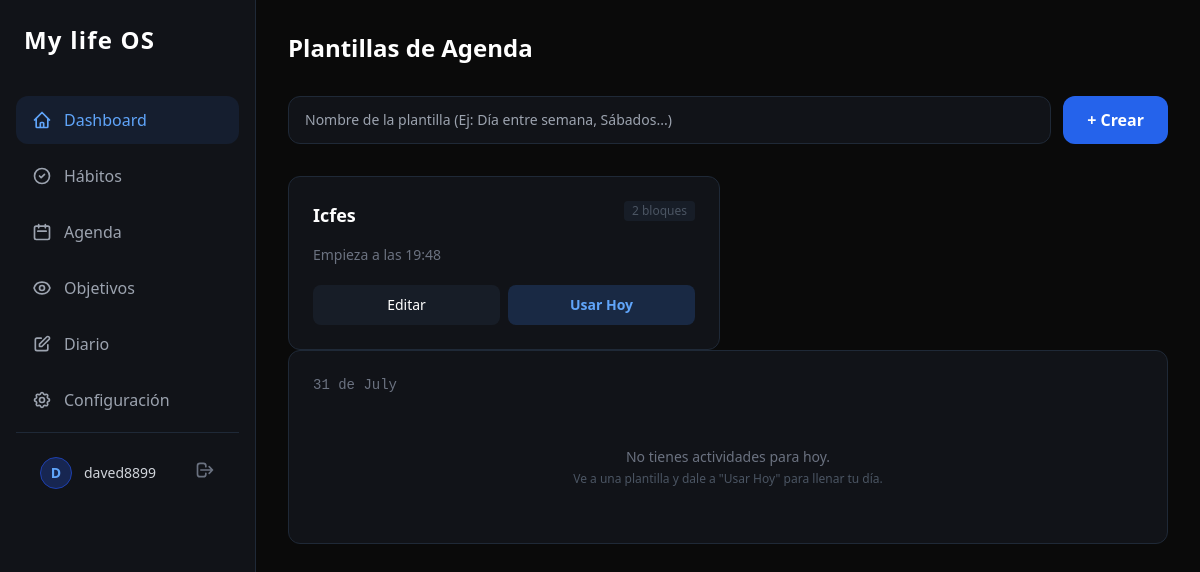
The page /agenda/ (signed in) on the database its author committed.
### core/models.py (models this page shows, shortened)
class ScheduleTemplate(models.Model):
    user = models.ForeignKey(User, on_delete=models.CASCADE)
    name = models.CharField(max_length=100, verbose_name="Nombre de la plantilla")

class TimeBlock(models.Model):
    template = models.ForeignKey(ScheduleTemplate, on_delete=models.CASCADE, related_name='blocks', null= True, blank = True)
    title = models.CharField(max_length=100, verbose_name="Título")
    start_time = models.TimeField(verbose_name="Hora de inicio")
    end_time = models.TimeField(verbose_name="Hora de fin")
    color_class = models.CharField(max_length=50, default='bg-blue-900/20 border-blue-800/50 text-blue-400')
    class Meta:
        ordering = ['start_time']

### core/views.py (the view)
# urls.py: path('agenda/', views.agenda_page, name='agenda'),
@login_required
def agenda_page(request):
    templates = ScheduleTemplate.objects.filter(user=request.user)
    today = date.today()
    today_events = Event.objects.filter(user=request.user, date=today).order_by('start_time')
    return render(request, 'core/agenda.html', {
        'templates': templates,
        'today': today,
        'today_events': today_events
    })

### core/templates/core/agenda.html (shortened to what this page needs)
{% extends 'core/base.html' %}
{% block content %}
<div class="max-w-4xl mx-auto">
    <div class="flex items-center justify-between mb-8">
        <h1 class="text-2xl font-bold text-white">Plantillas de Agenda</h1>
    </div>
    <form action="{% url 'create_template' %}" method="POST" class="flex gap-3 mb-8">
        <input type="text" name="name" required placeholder="Nombre de la plantilla (Ej: Día entre semana, Sábados...)"
               class="flex-1 bg-[#111318] border border-gray-800 text-white text-sm rounded-xl px-4 py-3 focus:border-blue-500 outline-none transition">
        <button type="submit" class="bg-blue-600 hover:bg-blue-500 text-white font-bold px-6 py-3 rounded-xl transition">
            + Crear
        </button>
    </form>
    <div class="grid grid-cols-1 md:grid-cols-2 gap-4">
        {% for template in templates %}
        <div class="bg-[#111318] border border-gray-800 rounded-xl p-6 hover:border-gray-700 transition group">
            <div class="flex items-start justify-between mb-4">
                <h3 class="text-lg font-semibold text-white group-hover:text-blue-400 transition">{{ template.name }}</h3>
                <span class="text-xs text-gray-600 bg-gray-800/50 px-2 py-0.5 rounded">{{ template.blocks.count }} bloques</span>
            </div>
            <p class="text-gray-500 text-sm mb-5">
                {% if template.blocks.first %}Empieza a las {{ template.blocks.first.start_time|time:"H:i" }}{% else %}Sin bloques aún{% endif %}
            </p>
            <div class="flex gap-2">
                <a href="{% url 'template_detail' template.id %}" class="flex-1 text-center bg-gray-800/50 hover:bg-gray-700 text-white text-sm font-medium py-2.5 rounded-lg transition">
                    Editar
                </a>
                <form action="{% url 'apply_template' template.id %}" method="POST" class="flex-1">
                    <button type="submit" class="w-full bg-blue-500/20 hover:bg-blue-500/30 text-blue-400 text-sm font-bold py-2.5 rounded-lg transition">
                        Usar Hoy
                    </button>
                </form>
            </div>
        </div>
        {% empty %}
        <div class="col-span-2 text-center py-20 bg-[#111318] rounded-xl border border-gray-800">
            <p class="text-gray-400 text-lg">Crea tu primera plantilla.</p>
            <p class="text-gray-600 text-sm mt-1">Podrás reutilizarla cuantas veces quieras.</p>
        </div>
        {% endfor %}
    </div>
        <div class="bg-[#111318] border border-gray-800 rounded-xl p-6 mb-8">
        <div class="flex justify-between items-center mb-5">
            <p class="text-sm text-gray-500 font-mono">{{ today|date:"d \d\e F" }}</p>
        </div>
        {% if today_events %}
        <div class="relative pl-6 border-l border-gray-800 space-y-4">
            {% for event in today_events %}
            <div class="relative group">
                <div class="absolute -left-[25px] top-1.5 w-2.5 h-2.5 bg-blue-500 rounded-full border-4 border-[#111318]"></div>
                <div class="bg-gray-800/20 border border-gray-700/30 rounded-xl p-4 hover:border-gray-600 transition">
                    <div class="flex justify-between items-center">
                        <h4 class="text-white font-medium">{{ event.title }}</h4>
                        <span class="text-xs font-mono text-gray-500 bg-gray-800/50 px-2 py-0.5 rounded">{{ event.start_time|time:"H:i" }} - {{ event.end_time|time:"H:i" }}</span>
                    </div>
                </div>
            </div>
            {% endfor %}
        </div>
        {% else %}
        <div class="text-center py-8">
            <p class="text-gray-500 text-sm">No tienes actividades para hoy.</p>
            <p class="text-gray-600 text-xs mt-1">Ve a una plantilla y dale a "Usar Hoy" para llenar tu día.</p>
        </div>
        {% endif %}
    </div>
</div>
{% endblock content %}

### core/templates/core/base.html (shortened to what this page needs)
<!DOCTYPE html>
<html lang="en">
<head>
    <script src="https://cdn.tailwindcss.com"></script>
</head>
<body class="bg-[#0a0a0a] text-white min-h-screen font-sans flex">
    <aside class="w-64 bg-[#111318] border-r border-gray-800 hidden md:flex flex-col">
        <div class="p-6">
            <h1 class="text-2xl font-bold text-white tracking-wider">My life OS</h1>
        </div>
        <nav class="flex-1 px-4 space-y-2 mt-4">
            <a href="{% url 'dashboard' %}" class="flex items-center gap-3 px-4 py-3 bg-blue-500/10 text-blue-400 rounded-xl transition font-medium">
                <svg class="w-5 h-5" fill="none" stroke="currentColor" viewBox="0 0 24 24"><path stroke-linecap="round" stroke-linejoin="round" stroke-width="2" d="M3 12l2-2m0 0l7-7 7 7M5 10v10a1 1 0 001 1h3m10-11l2 2m-2-2v10a1 1 0 01-1 1h-3m-6 0a1 1 0 001-1v-4a1 1 0 011-1h2a1 1 0 011 1v4a1 1 0 001 1m-6 0h6"></path></svg>
                Dashboard
            </a>
            <a href="{% url 'habits' %}" class="flex items-center gap-3 px-4 py-3 text-gray-400 hover:text-white hover:bg-gray-800/50 rounded-xl transition">
                <svg class="w-5 h-5" fill="none" stroke="currentColor" viewBox="0 0 24 24"><path stroke-linecap="round" stroke-linejoin="round" stroke-width="2" d="M9 12l2 2 4-4m6 2a9 9 0 11-18 0 9 9 0 0118 0z"></path></svg>
                Hábitos
            </a>
            <a href="{% url 'agenda' %}" class="flex items-center gap-3 px-4 py-3 text-gray-400 hover:text-white hover:bg-gray-800/50 rounded-xl transition">
                <svg class="w-5 h-5" fill="none" stroke="currentColor" viewBox="0 0 24 24"><path stroke-linecap="round" stroke-linejoin="round" stroke-width="2" d="M8 7V3m8 4V3m-9 8h10M5 21h14a2 2 0 002-2V7a2 2 0 00-2-2H5a2 2 0 00-2 2v12a2 2 0 002 2z"></path></svg>
                Agenda
            </a>
            <a href="{% url 'goals' %}" class="flex items-center gap-3 px-4 py-3 text-gray-400 hover:text-white hover:bg-gray-800/50 rounded-xl transition">
                Objetivos
            </a>
            <a href="{% url 'journal' %}" class="flex items-center gap-3 px-4 py-3 text-gray-400 hover:text-white hover:bg-gray-800/50 rounded-xl transition">
                <svg class="w-5 h-5" fill="none" stroke="currentColor" viewBox="0 0 24 24"><path stroke-linecap="round" stroke-linejoin="round" stroke-width="2" d="M11 5H6a2 2 0 00-2 2v11a2 2 0 002 2h11a2 2 0 002-2v-5m-1.414-9.414a2 2 0 112.828 2.828L11.828 15H9v-2.828l8.586-8.586z"></path></svg>
                Diario
            </a>
            <a href="{% url 'settings' %}" class="flex items-center gap-3 px-4 py-3 text-gray-400 hover:text-white hover:bg-gray-800/50 rounded-xl transition">
                Configuración
            </a>
            <div class="p-4 mt-auto border-t border-gray-800">
            <div class="flex items-center gap-3 px-2 py-2">
                <div class="w-8 h-8 rounded-full bg-blue-900/50 border border-blue-800 text-blue-400 flex items-center justify-center font-bold text-sm">
                    {{ request.user.username|make_list|first|upper }}
                </div>
                <div class="flex-1 min-w-0">
                    <p class="text-sm font-medium text-gray-300 truncate">{{ request.user.username }}</p>
                </div>
                <form method="post" action="{% url 'logout' %}">
                    <button type="submit" class="text-gray-500 hover:text-red-400 transition" title="Cerrar sesión">
                        <svg class="w-5 h-5" fill="none" stroke="currentColor" viewBox="0 0 24 24"><path stroke-linecap="round" stroke-linejoin="round" stroke-width="2" d="M17 16l4-4m0 0l-4-4m4 4H7m6 4v1a3 3 0 01-3 3H6a3 3 0 01-3-3V7a3 3 0 013-3h4a3 3 0 013 3v1"></path></svg>
                    </button>
                </form>
            </div>
        </div>
        </nav>
    </aside>
    <main class="flex-1 p-8 overflow-y-auto">
        {% block content %}
        {% endblock content %}
    </main>
</body>
</html>

### core/templates/core/base.html (style rules this page uses)
svg { flex-shrink: 0; }

### rows shown on the page
ScheduleTemplate: name "Icfes", blocks.count "2", blocks.first.start_time "19:48"

### other values the page prints
{{ request.user.username|make_list|first|upper }} "D"
{{ request.user.username }} "daved8899"
